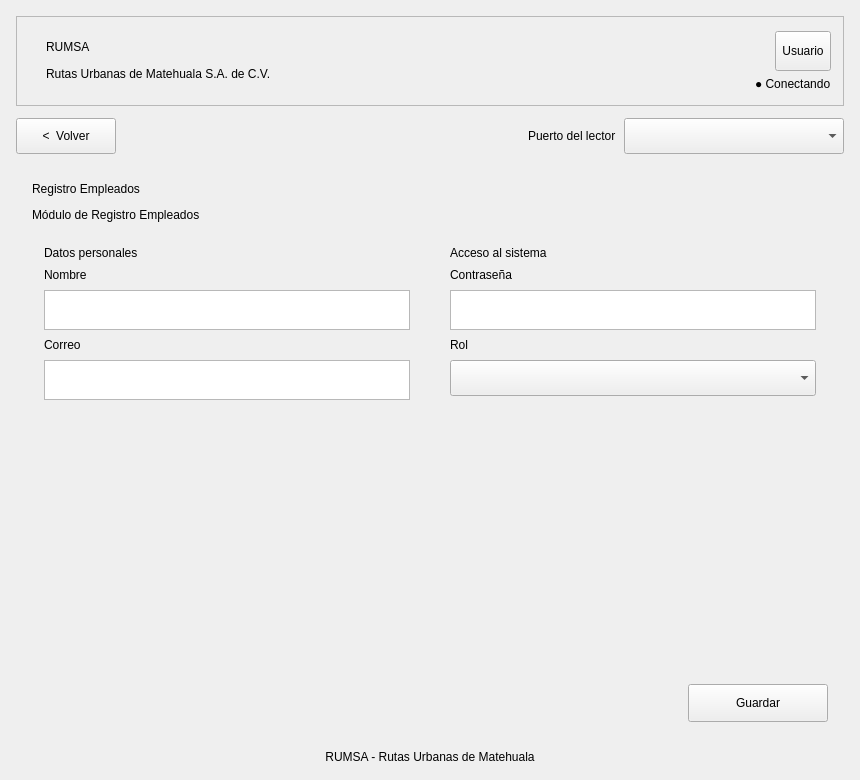
<?xml version="1.0" encoding="UTF-8"?>
<ui version="4.0">
 <class>RegistroUsuarioWindow</class>
 <widget class="QMainWindow" name="RegistroUsuarioWindow">
  <property name="windowTitle">
   <string>MainWindow</string>
  </property>
  <widget class="QWidget" name="centralwidget">
   <layout class="QVBoxLayout" name="gridLayout_2" stretch="0,0,1,0">
    <property name="leftMargin">
     <number>16</number>
    </property>
    <property name="topMargin">
     <number>16</number>
    </property>
    <property name="rightMargin">
     <number>16</number>
    </property>
    <property name="bottomMargin">
     <number>16</number>
    </property>
    <property name="spacing">
     <number>12</number>
    </property>
    <item>
     <widget class="QFrame" name="frame">
      <property name="frameShape">
       <enum>QFrame::StyledPanel</enum>
      </property>
      <property name="frameShadow">
       <enum>QFrame::Raised</enum>
      </property>
      <property name="uiRole" stdset="0">
       <string notr="true">header</string>
      </property>
      <property name="minimumSize">
       <size>
        <width>0</width>
        <height>90</height>
       </size>
      </property>
      <property name="maximumSize">
       <size>
        <width>16777215</width>
        <height>90</height>
       </size>
      </property>
      <layout class="QHBoxLayout" name="layoutEstructura2">
       <property name="leftMargin">
        <number>12</number>
       </property>
       <property name="topMargin">
        <number>12</number>
       </property>
       <property name="rightMargin">
        <number>12</number>
       </property>
       <property name="bottomMargin">
        <number>12</number>
       </property>
       <property name="spacing">
        <number>12</number>
       </property>
       <item alignment="Qt::AlignVCenter">
        <widget class="QFrame" name="franjaCabecera">
         <property name="uiRole" stdset="0">
          <string notr="true">stripe</string>
         </property>
         <property name="minimumSize">
          <size>
           <width>5</width>
           <height>32</height>
          </size>
         </property>
         <property name="maximumSize">
          <size>
           <width>5</width>
           <height>32</height>
          </size>
         </property>
        </widget>
       </item>
       <item>
        <widget class="QWidget" name="marcaCabecera">
         <layout class="QVBoxLayout" name="layoutEstructura4">
          <property name="leftMargin">
           <number>0</number>
          </property>
          <property name="topMargin">
           <number>0</number>
          </property>
          <property name="rightMargin">
           <number>0</number>
          </property>
          <property name="bottomMargin">
           <number>0</number>
          </property>
          <property name="spacing">
           <number>2</number>
          </property>
          <item>
           <widget class="QLabel" name="Rumsa">
            <property name="alignment">
             <set>Qt::AlignLeft|Qt::AlignVCenter</set>
            </property>
            <property name="wordWrap">
             <bool>false</bool>
            </property>
            <property name="sizePolicy">
             <sizepolicy hsizetype="Preferred" vsizetype="Fixed">
              <horstretch>0</horstretch>
              <verstretch>0</verstretch>
             </sizepolicy>
            </property>
            <property name="uiRole" stdset="0">
             <string notr="true">brand</string>
            </property>
            <property name="text">
             <string>RUMSA</string>
            </property>
           </widget>
          </item>
          <item>
           <widget class="QLabel" name="labelCompany">
            <property name="alignment">
             <set>Qt::AlignLeft|Qt::AlignVCenter</set>
            </property>
            <property name="sizePolicy">
             <sizepolicy hsizetype="Preferred" vsizetype="Fixed">
              <horstretch>0</horstretch>
              <verstretch>0</verstretch>
             </sizepolicy>
            </property>
            <property name="text">
             <string>Rutas Urbanas de Matehuala S.A. de C.V.</string>
            </property>
            <property name="uiRole" stdset="0">
             <string notr="true">caption</string>
            </property>
            <property name="wordWrap">
             <bool>false</bool>
            </property>
           </widget>
          </item>
         </layout>
        </widget>
       </item>
       <item>
        <spacer name="espacioEstructura3">
         <property name="orientation">
          <enum>Qt::Horizontal</enum>
         </property>
         <property name="sizeType">
          <enum>QSizePolicy::Expanding</enum>
         </property>
         <property name="sizeHint" stdset="0">
          <size>
           <width>8</width>
           <height>8</height>
          </size>
         </property>
        </spacer>
       </item>
       <item>
        <widget class="QWidget" name="estadoCabecera">
         <layout class="QVBoxLayout" name="layoutEstructura5">
          <property name="leftMargin">
           <number>0</number>
          </property>
          <property name="topMargin">
           <number>0</number>
          </property>
          <property name="rightMargin">
           <number>0</number>
          </property>
          <property name="bottomMargin">
           <number>0</number>
          </property>
          <property name="spacing">
           <number>4</number>
          </property>
          <item alignment="Qt::AlignRight">
           <widget class="QToolButton" name="usuario">
            <property name="text">
             <string>Usuario</string>
            </property>
            <property name="minimumSize">
             <size>
              <width>0</width>
              <height>36</height>
             </size>
            </property>
            <property name="maximumSize">
             <size>
              <width>16777215</width>
              <height>40</height>
             </size>
            </property>
            <property name="sizePolicy">
             <sizepolicy hsizetype="Preferred" vsizetype="Fixed">
              <horstretch>0</horstretch>
              <verstretch>0</verstretch>
             </sizepolicy>
            </property>
           </widget>
          </item>
          <item alignment="Qt::AlignRight">
           <widget class="QLabel" name="labelEstadoConexion">
            <property name="text">
             <string>● Conectando</string>
            </property>
            <property name="uiRole" stdset="0">
             <string notr="true">status</string>
            </property>
            <property name="alignment">
             <set>Qt::AlignLeft|Qt::AlignVCenter</set>
            </property>
            <property name="wordWrap">
             <bool>false</bool>
            </property>
            <property name="sizePolicy">
             <sizepolicy hsizetype="Preferred" vsizetype="Fixed">
              <horstretch>0</horstretch>
              <verstretch>0</verstretch>
             </sizepolicy>
            </property>
           </widget>
          </item>
         </layout>
        </widget>
       </item>
      </layout>
     </widget>
    </item>
    <item>
     <layout class="QHBoxLayout" name="layoutEstructura6">
      <property name="leftMargin">
       <number>0</number>
      </property>
      <property name="topMargin">
       <number>0</number>
      </property>
      <property name="rightMargin">
       <number>0</number>
      </property>
      <property name="bottomMargin">
       <number>0</number>
      </property>
      <property name="spacing">
       <number>8</number>
      </property>
      <item>
       <widget class="QPushButton" name="botonregresar">
        <property name="minimumSize">
         <size>
          <width>100</width>
          <height>36</height>
         </size>
        </property>
        <property name="sizePolicy">
         <sizepolicy hsizetype="Preferred" vsizetype="Fixed">
          <horstretch>0</horstretch>
          <verstretch>0</verstretch>
         </sizepolicy>
        </property>
        <property name="uiRole" stdset="0">
         <string notr="true">back</string>
        </property>
        <property name="text">
         <string>&lt;  Volver</string>
        </property>
        <property name="maximumSize">
         <size>
          <width>110</width>
          <height>40</height>
         </size>
        </property>
       </widget>
      </item>
      <item>
       <spacer name="espacioEstructura7">
        <property name="orientation">
         <enum>Qt::Horizontal</enum>
        </property>
        <property name="sizeType">
         <enum>QSizePolicy::Expanding</enum>
        </property>
        <property name="sizeHint" stdset="0">
         <size>
          <width>8</width>
          <height>8</height>
         </size>
        </property>
       </spacer>
      </item>
      <item>
       <widget class="QLabel" name="etiquetaPuerto">
        <property name="uiRole" stdset="0">
         <string notr="true">caption</string>
        </property>
        <property name="text">
         <string>Puerto del lector</string>
        </property>
        <property name="sizePolicy">
         <sizepolicy hsizetype="Preferred" vsizetype="Fixed">
          <horstretch>0</horstretch>
          <verstretch>0</verstretch>
         </sizepolicy>
        </property>
       </widget>
      </item>
      <item>
       <widget class="QComboBox" name="lista">
        <property name="minimumSize">
         <size>
          <width>220</width>
          <height>36</height>
         </size>
        </property>
        <property name="maximumSize">
         <size>
          <width>260</width>
          <height>40</height>
         </size>
        </property>
       </widget>
      </item>
     </layout>
    </item>
    <item>
     <widget class="QScrollArea" name="areaContenido">
      <property name="widgetResizable">
       <bool>true</bool>
      </property>
      <property name="frameShape">
       <enum>QFrame::NoFrame</enum>
      </property>
      <widget class="QFrame" name="panelRegistroUsuario">
       <property name="uiRole" stdset="0">
        <string notr="true">card</string>
       </property>
       <layout class="QVBoxLayout" name="layoutEstructura8">
        <property name="leftMargin">
         <number>16</number>
        </property>
        <property name="topMargin">
         <number>16</number>
        </property>
        <property name="rightMargin">
         <number>16</number>
        </property>
        <property name="bottomMargin">
         <number>16</number>
        </property>
        <property name="spacing">
         <number>12</number>
        </property>
        <item>
         <widget class="QLabel" name="sustituirtarjeta">
          <property name="text">
           <string>Registro Empleados</string>
          </property>
          <property name="alignment">
           <set>Qt::AlignLeft|Qt::AlignVCenter</set>
          </property>
          <property name="wordWrap">
           <bool>false</bool>
          </property>
          <property name="sizePolicy">
           <sizepolicy hsizetype="Preferred" vsizetype="Fixed">
            <horstretch>0</horstretch>
            <verstretch>0</verstretch>
           </sizepolicy>
          </property>
          <property name="uiRole" stdset="0">
           <string notr="true">heading</string>
          </property>
         </widget>
        </item>
        <item>
         <widget class="QLabel" name="labelHeaderInfo">
          <property name="text">
           <string>Módulo de Registro Empleados</string>
          </property>
          <property name="alignment">
           <set>Qt::AlignLeft|Qt::AlignVCenter</set>
          </property>
          <property name="wordWrap">
           <bool>false</bool>
          </property>
          <property name="sizePolicy">
           <sizepolicy hsizetype="Preferred" vsizetype="Fixed">
            <horstretch>0</horstretch>
            <verstretch>0</verstretch>
           </sizepolicy>
          </property>
          <property name="uiRole" stdset="0">
           <string notr="true">caption</string>
          </property>
         </widget>
        </item>
        <item>
         <layout class="QHBoxLayout" name="layoutEstructura9" stretch="1,1">
          <property name="leftMargin">
           <number>0</number>
          </property>
          <property name="topMargin">
           <number>0</number>
          </property>
          <property name="rightMargin">
           <number>0</number>
          </property>
          <property name="bottomMargin">
           <number>0</number>
          </property>
          <property name="spacing">
           <number>16</number>
          </property>
          <item>
           <widget class="QFrame" name="datosRegistro">
            <property name="uiRole" stdset="0">
             <string notr="true">card</string>
            </property>
            <layout class="QVBoxLayout" name="layoutEstructura10">
             <property name="leftMargin">
              <number>12</number>
             </property>
             <property name="topMargin">
              <number>12</number>
             </property>
             <property name="rightMargin">
              <number>12</number>
             </property>
             <property name="bottomMargin">
              <number>12</number>
             </property>
             <property name="spacing">
              <number>8</number>
             </property>
             <item>
              <widget class="QLabel" name="datosRegistroTitulo">
               <property name="uiRole" stdset="0">
                <string notr="true">section</string>
               </property>
               <property name="text">
                <string>Datos personales</string>
               </property>
               <property name="sizePolicy">
                <sizepolicy hsizetype="Preferred" vsizetype="Fixed">
                 <horstretch>0</horstretch>
                 <verstretch>0</verstretch>
                </sizepolicy>
               </property>
              </widget>
             </item>
             <item>
              <widget class="QLabel" name="nombre">
               <property name="text">
                <string>Nombre</string>
               </property>
               <property name="alignment">
                <set>Qt::AlignLeft|Qt::AlignVCenter</set>
               </property>
               <property name="wordWrap">
                <bool>false</bool>
               </property>
               <property name="sizePolicy">
                <sizepolicy hsizetype="Preferred" vsizetype="Fixed">
                 <horstretch>0</horstretch>
                 <verstretch>0</verstretch>
                </sizepolicy>
               </property>
               <property name="uiRole" stdset="0">
                <string notr="true">fieldLabel</string>
               </property>
              </widget>
             </item>
             <item>
              <widget class="QTextEdit" name="textonombre">
               <property name="minimumSize">
                <size>
                 <width>0</width>
                 <height>36</height>
                </size>
               </property>
               <property name="maximumSize">
                <size>
                 <width>16777215</width>
                 <height>40</height>
                </size>
               </property>
              </widget>
             </item>
             <item>
              <widget class="QLabel" name="correo">
               <property name="text">
                <string>Correo</string>
               </property>
               <property name="alignment">
                <set>Qt::AlignLeft|Qt::AlignVCenter</set>
               </property>
               <property name="wordWrap">
                <bool>false</bool>
               </property>
               <property name="sizePolicy">
                <sizepolicy hsizetype="Preferred" vsizetype="Fixed">
                 <horstretch>0</horstretch>
                 <verstretch>0</verstretch>
                </sizepolicy>
               </property>
               <property name="uiRole" stdset="0">
                <string notr="true">fieldLabel</string>
               </property>
              </widget>
             </item>
             <item>
              <widget class="QTextEdit" name="textocorreo">
               <property name="minimumSize">
                <size>
                 <width>0</width>
                 <height>36</height>
                </size>
               </property>
               <property name="maximumSize">
                <size>
                 <width>16777215</width>
                 <height>40</height>
                </size>
               </property>
              </widget>
             </item>
             <item>
              <spacer name="espacioEstructura11">
               <property name="orientation">
                <enum>Qt::Vertical</enum>
               </property>
               <property name="sizeType">
                <enum>QSizePolicy::Expanding</enum>
               </property>
               <property name="sizeHint" stdset="0">
                <size>
                 <width>8</width>
                 <height>8</height>
                </size>
               </property>
              </spacer>
             </item>
            </layout>
           </widget>
          </item>
          <item>
           <widget class="QFrame" name="accesoRegistro">
            <property name="uiRole" stdset="0">
             <string notr="true">card</string>
            </property>
            <layout class="QVBoxLayout" name="layoutEstructura12">
             <property name="leftMargin">
              <number>12</number>
             </property>
             <property name="topMargin">
              <number>12</number>
             </property>
             <property name="rightMargin">
              <number>12</number>
             </property>
             <property name="bottomMargin">
              <number>12</number>
             </property>
             <property name="spacing">
              <number>8</number>
             </property>
             <item>
              <widget class="QLabel" name="accesoRegistroTitulo">
               <property name="uiRole" stdset="0">
                <string notr="true">section</string>
               </property>
               <property name="text">
                <string>Acceso al sistema</string>
               </property>
               <property name="sizePolicy">
                <sizepolicy hsizetype="Preferred" vsizetype="Fixed">
                 <horstretch>0</horstretch>
                 <verstretch>0</verstretch>
                </sizepolicy>
               </property>
              </widget>
             </item>
             <item>
              <widget class="QLabel" name="password">
               <property name="text">
                <string>Contraseña</string>
               </property>
               <property name="alignment">
                <set>Qt::AlignLeft|Qt::AlignVCenter</set>
               </property>
               <property name="wordWrap">
                <bool>false</bool>
               </property>
               <property name="sizePolicy">
                <sizepolicy hsizetype="Preferred" vsizetype="Fixed">
                 <horstretch>0</horstretch>
                 <verstretch>0</verstretch>
                </sizepolicy>
               </property>
               <property name="uiRole" stdset="0">
                <string notr="true">fieldLabel</string>
               </property>
              </widget>
             </item>
             <item>
              <widget class="QTextEdit" name="textopassword">
               <property name="minimumSize">
                <size>
                 <width>0</width>
                 <height>36</height>
                </size>
               </property>
               <property name="maximumSize">
                <size>
                 <width>16777215</width>
                 <height>40</height>
                </size>
               </property>
              </widget>
             </item>
             <item>
              <widget class="QLabel" name="rol">
               <property name="text">
                <string>Rol</string>
               </property>
               <property name="alignment">
                <set>Qt::AlignLeft|Qt::AlignVCenter</set>
               </property>
               <property name="wordWrap">
                <bool>false</bool>
               </property>
               <property name="sizePolicy">
                <sizepolicy hsizetype="Preferred" vsizetype="Fixed">
                 <horstretch>0</horstretch>
                 <verstretch>0</verstretch>
                </sizepolicy>
               </property>
               <property name="uiRole" stdset="0">
                <string notr="true">fieldLabel</string>
               </property>
              </widget>
             </item>
             <item>
              <widget class="QComboBox" name="listaroles">
               <property name="minimumSize">
                <size>
                 <width>0</width>
                 <height>36</height>
                </size>
               </property>
               <property name="maximumSize">
                <size>
                 <width>16777215</width>
                 <height>40</height>
                </size>
               </property>
              </widget>
             </item>
             <item>
              <spacer name="espacioEstructura13">
               <property name="orientation">
                <enum>Qt::Vertical</enum>
               </property>
               <property name="sizeType">
                <enum>QSizePolicy::Expanding</enum>
               </property>
               <property name="sizeHint" stdset="0">
                <size>
                 <width>8</width>
                 <height>8</height>
                </size>
               </property>
              </spacer>
             </item>
            </layout>
           </widget>
          </item>
         </layout>
        </item>
        <item>
         <layout class="QHBoxLayout" name="layoutEstructura14">
          <property name="leftMargin">
           <number>0</number>
          </property>
          <property name="topMargin">
           <number>0</number>
          </property>
          <property name="rightMargin">
           <number>0</number>
          </property>
          <property name="bottomMargin">
           <number>0</number>
          </property>
          <property name="spacing">
           <number>8</number>
          </property>
          <item>
           <spacer name="espacioEstructura15">
            <property name="orientation">
             <enum>Qt::Horizontal</enum>
            </property>
            <property name="sizeType">
             <enum>QSizePolicy::Expanding</enum>
            </property>
            <property name="sizeHint" stdset="0">
             <size>
              <width>8</width>
              <height>8</height>
             </size>
            </property>
           </spacer>
          </item>
          <item>
           <widget class="QPushButton" name="botonguardar">
            <property name="text">
             <string>Guardar</string>
            </property>
            <property name="sizePolicy">
             <sizepolicy hsizetype="Preferred" vsizetype="Fixed">
              <horstretch>0</horstretch>
              <verstretch>0</verstretch>
             </sizepolicy>
            </property>
            <property name="uiRole" stdset="0">
             <string notr="true">primary</string>
            </property>
            <property name="minimumSize">
             <size>
              <width>140</width>
              <height>38</height>
             </size>
            </property>
            <property name="maximumSize">
             <size>
              <width>240</width>
              <height>40</height>
             </size>
            </property>
           </widget>
          </item>
         </layout>
        </item>
       </layout>
      </widget>
     </widget>
    </item>
    <item>
     <widget class="QLabel" name="pieAplicacion">
      <property name="text">
       <string>RUMSA - Rutas Urbanas de Matehuala</string>
      </property>
      <property name="sizePolicy">
       <sizepolicy hsizetype="Preferred" vsizetype="Fixed">
        <horstretch>0</horstretch>
        <verstretch>0</verstretch>
       </sizepolicy>
      </property>
      <property name="uiRole" stdset="0">
       <string notr="true">caption</string>
      </property>
      <property name="alignment">
       <set>Qt::AlignCenter</set>
      </property>
     </widget>
    </item>
   </layout>
  </widget>
  <property name="minimumSize">
   <size>
    <width>760</width>
    <height>680</height>
   </size>
  </property>
  <property name="geometry">
   <rect>
    <x>0</x>
    <y>0</y>
    <width>860</width>
    <height>780</height>
   </rect>
  </property>
 </widget>
 <resources />
 <connections />
</ui>
